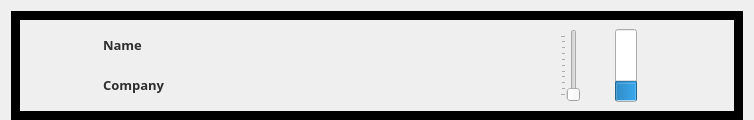
<?xml version="1.0" encoding="UTF-8"?>
<ui version="4.0">
 <class>ChannelWidget</class>
 <widget class="QWidget" name="ChannelWidget">
  <property name="geometry">
   <rect>
    <x>0</x>
    <y>0</y>
    <width>754</width>
    <height>120</height>
   </rect>
  </property>
  <property name="minimumSize">
   <size>
    <width>480</width>
    <height>120</height>
   </size>
  </property>
  <property name="maximumSize">
   <size>
    <width>16777215</width>
    <height>132</height>
   </size>
  </property>
  <property name="windowTitle">
   <string>Form</string>
  </property>
  <layout class="QHBoxLayout" name="horizontalLayout">
   <property name="bottomMargin">
    <number>0</number>
   </property>
   <item>
    <widget class="QFrame" name="frame">
     <property name="styleSheet">
      <string notr="true">QFrame {
	font-family: CenturyGothic;
	font: bold 10pt;
    color: #2E2E2E;
	shadow: ;
}

QWidget#frame {
    border: 9px solid black;
	border-image: url(:/gui/channel-box) 9;
}
</string>
     </property>
     <property name="frameShape">
      <enum>QFrame::StyledPanel</enum>
     </property>
     <property name="frameShadow">
      <enum>QFrame::Sunken</enum>
     </property>
     <property name="lineWidth">
      <number>1</number>
     </property>
     <property name="midLineWidth">
      <number>0</number>
     </property>
     <layout class="QGridLayout" name="gridLayout">
      <property name="leftMargin">
       <number>15</number>
      </property>
      <item row="0" column="6" rowspan="2">
       <widget class="QProgressBar" name="volumeBar">
        <property name="styleSheet">
         <string notr="true">margin-right: 50px;</string>
        </property>
        <property name="value">
         <number>24</number>
        </property>
        <property name="textVisible">
         <bool>false</bool>
        </property>
        <property name="orientation">
         <enum>Qt::Vertical</enum>
        </property>
        <property name="invertedAppearance">
         <bool>false</bool>
        </property>
       </widget>
      </item>
      <item row="0" column="7">
       <widget class="QPushButton" name="closeButton">
        <property name="enabled">
         <bool>true</bool>
        </property>
        <property name="minimumSize">
         <size>
          <width>32</width>
          <height>32</height>
         </size>
        </property>
        <property name="maximumSize">
         <size>
          <width>32</width>
          <height>32</height>
         </size>
        </property>
        <property name="font">
         <font>
          <pointsize>19</pointsize>
         </font>
        </property>
        <property name="text">
         <string/>
        </property>
        <property name="iconSize">
         <size>
          <width>32</width>
          <height>32</height>
         </size>
        </property>
        <property name="checkable">
         <bool>false</bool>
        </property>
        <property name="flat">
         <bool>true</bool>
        </property>
       </widget>
      </item>
      <item row="0" column="1">
       <widget class="QLabel" name="nameLabel">
        <property name="text">
         <string>Name</string>
        </property>
       </widget>
      </item>
      <item row="0" column="2" rowspan="2">
       <spacer name="horizontalSpacer_2">
        <property name="orientation">
         <enum>Qt::Horizontal</enum>
        </property>
        <property name="sizeHint" stdset="0">
         <size>
          <width>40</width>
          <height>20</height>
         </size>
        </property>
       </spacer>
      </item>
      <item row="0" column="3" rowspan="2">
       <widget class="QLabel" name="label_2">
        <property name="text">
         <string/>
        </property>
        <property name="pixmap">
         <pixmap>:/res/images/face.png</pixmap>
        </property>
       </widget>
      </item>
      <item row="0" column="0" rowspan="2">
       <widget class="QLabel" name="avatar">
        <property name="minimumSize">
         <size>
          <width>62</width>
          <height>72</height>
         </size>
        </property>
        <property name="maximumSize">
         <size>
          <width>62</width>
          <height>72</height>
         </size>
        </property>
        <property name="text">
         <string/>
        </property>
        <property name="pixmap">
         <pixmap resource="resource.qrc">:/gui/avatar</pixmap>
        </property>
        <property name="scaledContents">
         <bool>true</bool>
        </property>
       </widget>
      </item>
      <item row="0" column="4" rowspan="2">
       <widget class="QSlider" name="volumeSlider">
        <property name="orientation">
         <enum>Qt::Vertical</enum>
        </property>
        <property name="invertedAppearance">
         <bool>false</bool>
        </property>
        <property name="invertedControls">
         <bool>false</bool>
        </property>
        <property name="tickPosition">
         <enum>QSlider::TicksAbove</enum>
        </property>
       </widget>
      </item>
      <item row="1" column="1">
       <widget class="QLabel" name="companyLabel">
        <property name="text">
         <string>Company</string>
        </property>
       </widget>
      </item>
      <item row="0" column="5" rowspan="2">
       <widget class="QLabel" name="label_3">
        <property name="styleSheet">
         <string notr="true">margin-left: 15px;</string>
        </property>
        <property name="text">
         <string/>
        </property>
        <property name="pixmap">
         <pixmap>:/res/images/hear.png</pixmap>
        </property>
       </widget>
      </item>
     </layout>
    </widget>
   </item>
  </layout>
 </widget>
 <resources>
  <include location="resource.qrc"/>
 </resources>
 <connections>
  <connection>
   <sender>closeButton</sender>
   <signal>clicked()</signal>
   <receiver>ChannelWidget</receiver>
   <slot>close()</slot>
   <hints>
    <hint type="sourcelabel">
     <x>503</x>
     <y>49</y>
    </hint>
    <hint type="destinationlabel">
     <x>266</x>
     <y>49</y>
    </hint>
   </hints>
  </connection>
 </connections>
</ui>
